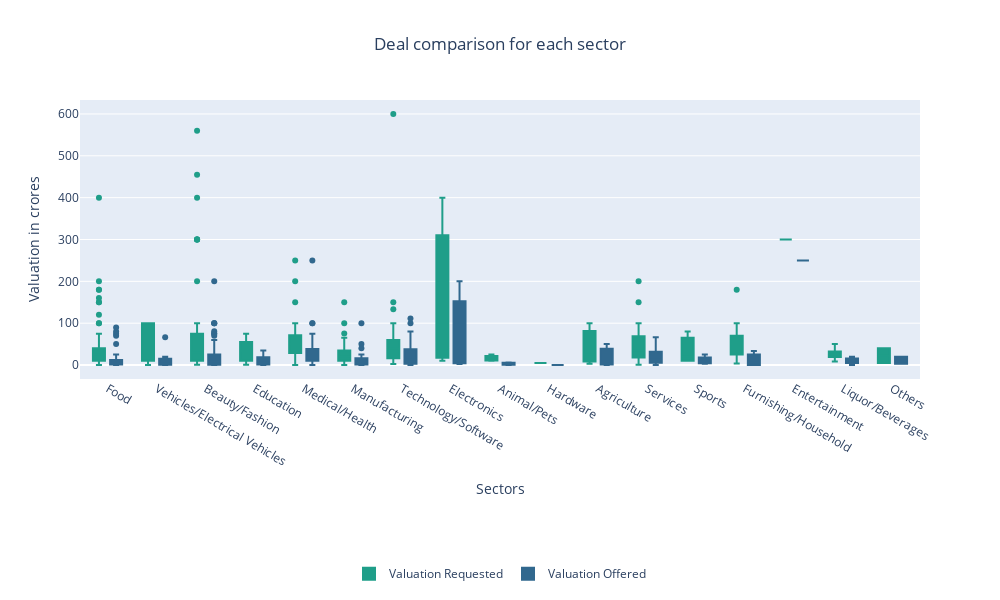

Here is the notebook cell this chart was saved with:
### Code cell
first = go.Box(x=filtered_data['Industry'], y=filtered_data['Valuation Requested'], name='Valuation Requested',
               fillcolor=px.colors.sequential.Viridis[5], marker={'color': px.colors.sequential.Viridis[5]})
second = go.Box(x=filtered_data['Industry'], y=filtered_data['Deal Valuation'], name='Valuation Offered',
                fillcolor=px.colors.sequential.Viridis[3], marker={'color': px.colors.sequential.Viridis[3]})
layout = go.Layout(
#     colorscale={'diverging':[px.colors.sequential.Viridis[0], px.colors.sequential.Viridis[1]]},
    boxmode='group',
    autosize=False,
    height=600,
    width=1000,
    title = {'text':'Deal comparison for each sector', 'x':0.5},
    xaxis = {'title':'Sectors'},
    yaxis = {'title':'Valuation in crores'},
    legend=dict(orientation="h",yanchor="bottom", y=-0.75, xanchor="center", x=0.5)


)
go.Figure([first, second], layout=layout)

### Figure 1 — Plotly figure (JSON) as saved in the notebook; plotly's stock layout.template omitted (floating-point values rounded to 4 significant figures; data arrays with more than 128 entries replaced by an {"elided": "..."} marker saying what was removed)
{"data": [{"fillcolor": "#1f9e89", "marker": {"color": "#1f9e89"}, "name": "Valuation Requested", "type": "box", "x": {"elided": "321 str values"}, "y": {"elided": "321 float values"}}, {"fillcolor": "#31688e", "marker": {"color": "#31688e"}, "name": "Valuation Offered", "type": "box", "x": {"elided": "321 str values"}, "y": {"elided": "321 float values"}}], "layout": {"autosize": false, "boxmode": "group", "height": 600, "legend": {"orientation": "h", "x": 0.5, "xanchor": "center", "y": -0.75, "yanchor": "bottom"}, "title": {"text": "Deal comparison for each sector", "x": 0.5}, "width": 1000, "xaxis": {"title": {"text": "Sectors"}}, "yaxis": {"title": {"text": "Valuation in crores"}}}}
